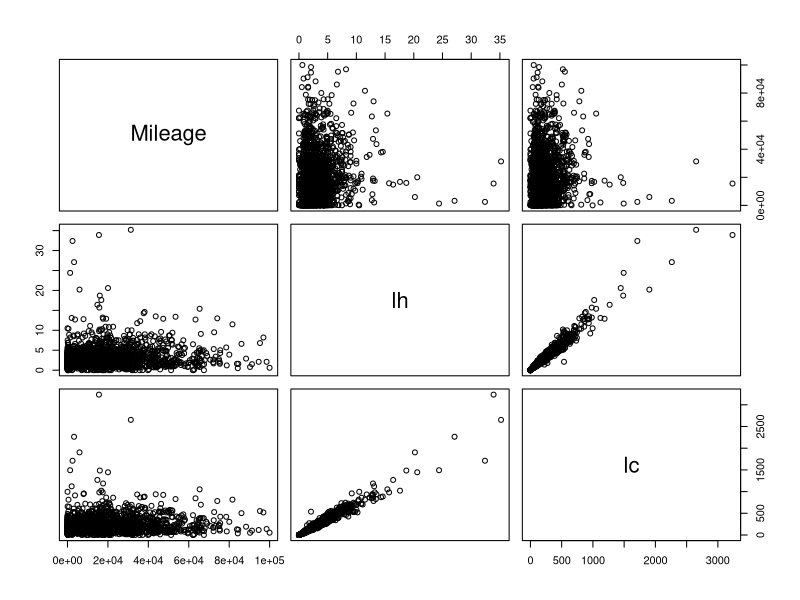

The R source for this figure:
rm(list = ls())

data = read.csv('vehicle.csv')
head(data)
pairs(data[3:5])

# multiple linear regression
res = lm(lc ~ Mileage + lh, data = data)
summary(res)

reduced = lm(lc~lh, data = data)
summary(reduced)

anova(res, reduced)

# prediction(default 95% confidence)
predict(reduced, data.frame(lh = 10), interval = 'confidence')
